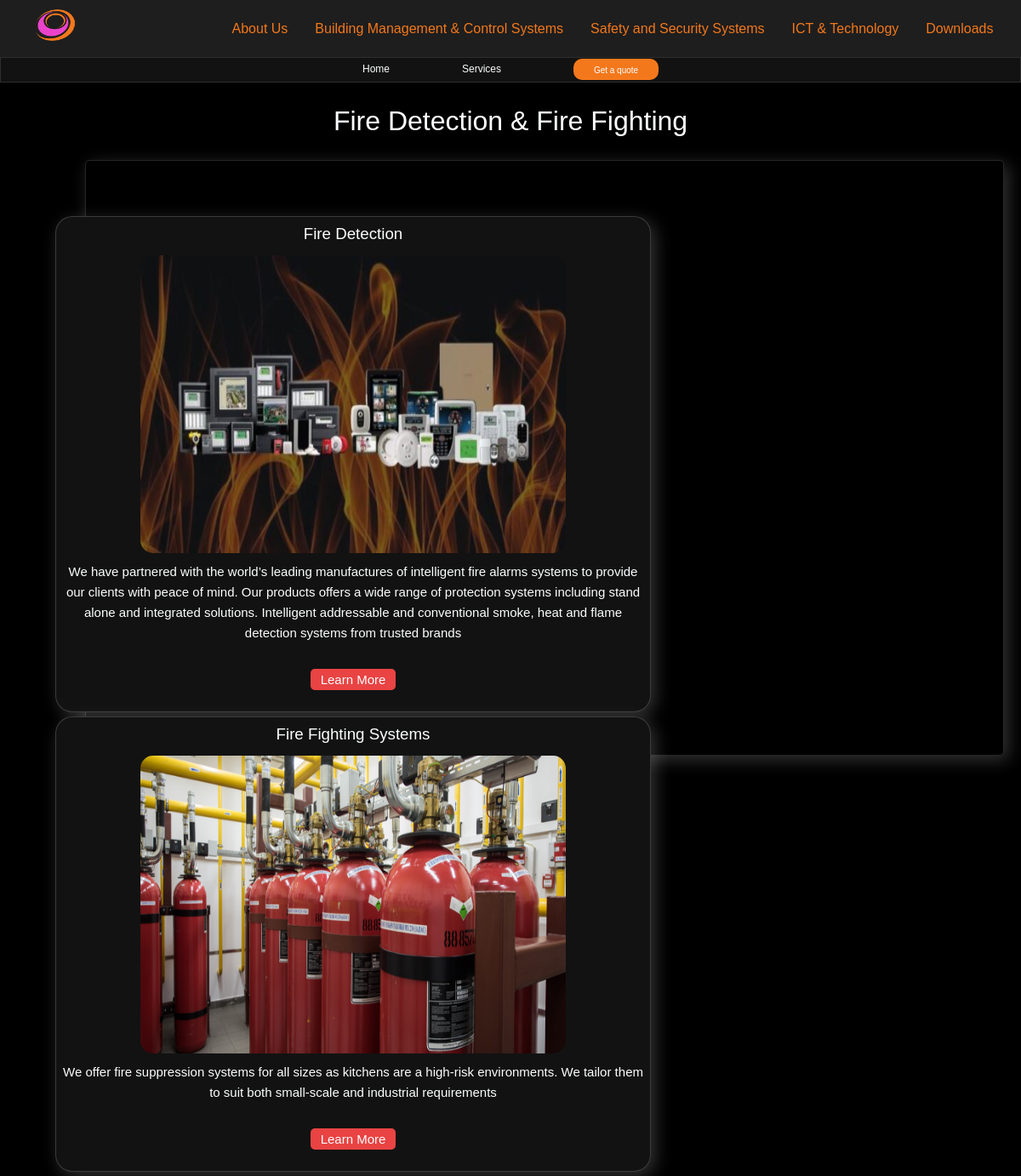
The page /services/fire-detection-and-fire-fighting/ on the database as committed earlier.
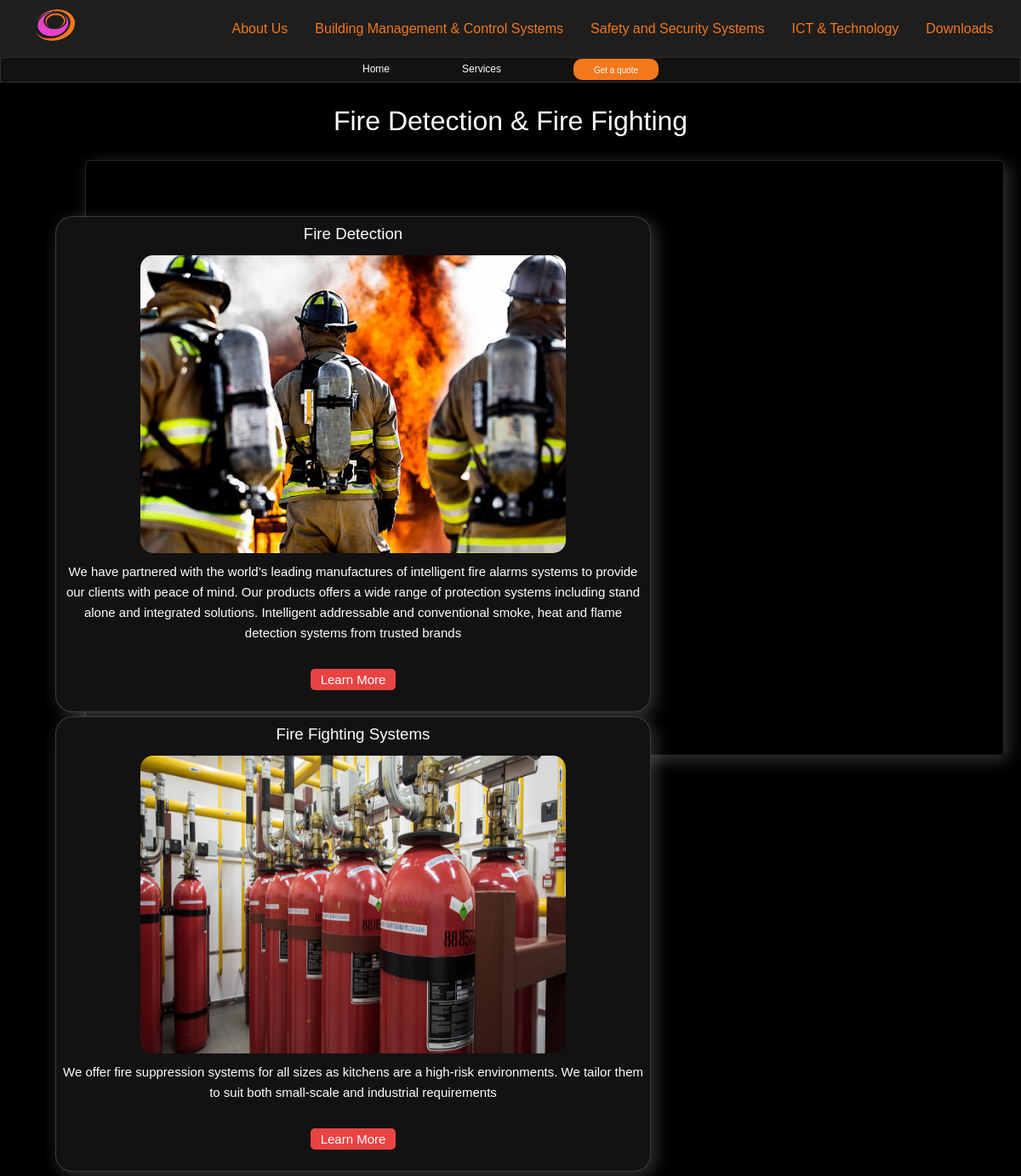
The same page on the database as committed later.
### services/models.py (models this page shows, shortened)
class SubService(models.Model):
    service = models.ForeignKey(Service, on_delete = models.CASCADE)
    sub_service_name = models.CharField(max_length = 250)
    slug = models.SlugField()
    info = models.TextField(blank = True)
    sub_service_image = models.ImageField(upload_to='images/', blank=True, null=True)
    """String rep of the model"""

### services/views.py (the view)
# urls.py: path('services/<slug:slug>/', views.service, name="service"),
def service(request, slug):
    service = get_object_or_404(Service, slug=slug)
    sub_services = service.subservice_set.all()
    context = {"service": service, "sub_services": sub_services}
    return render(request, "services/service.html", context)

### services/templates/services/service.html (shortened to what this page needs)
<!DOCTYPE html>
<html lang="en">
<head>
    {% extends "services/base.html" %}
    {% block header %}
        <h1 class="heading">{{service.service_name}}</h1>
    {% endblock header %}
    {% block content %}
        <div class="sub_services_container">
            <ul class="sub_services">
                {% for sub_service in sub_services %}
                    <div class="sub_service_container">
                        <li class="sub_service_list">
                            <h3>{{sub_service.sub_service_name}}</h3>
                            <img src="{{sub_service.sub_service_image.url}}" alt="images">
                            <p>{{sub_service.info}}</p>
                            <button>
                                <a href="#">Learn More</a>
                            </button>
                        </li>
                    </div>
                {% endfor %}
            </ul>
        </div>
    {% endblock content %}

Rows that differ between the two databases and show on the page:
changed SubService "Fire Detection": sub_service_image: a different picture
